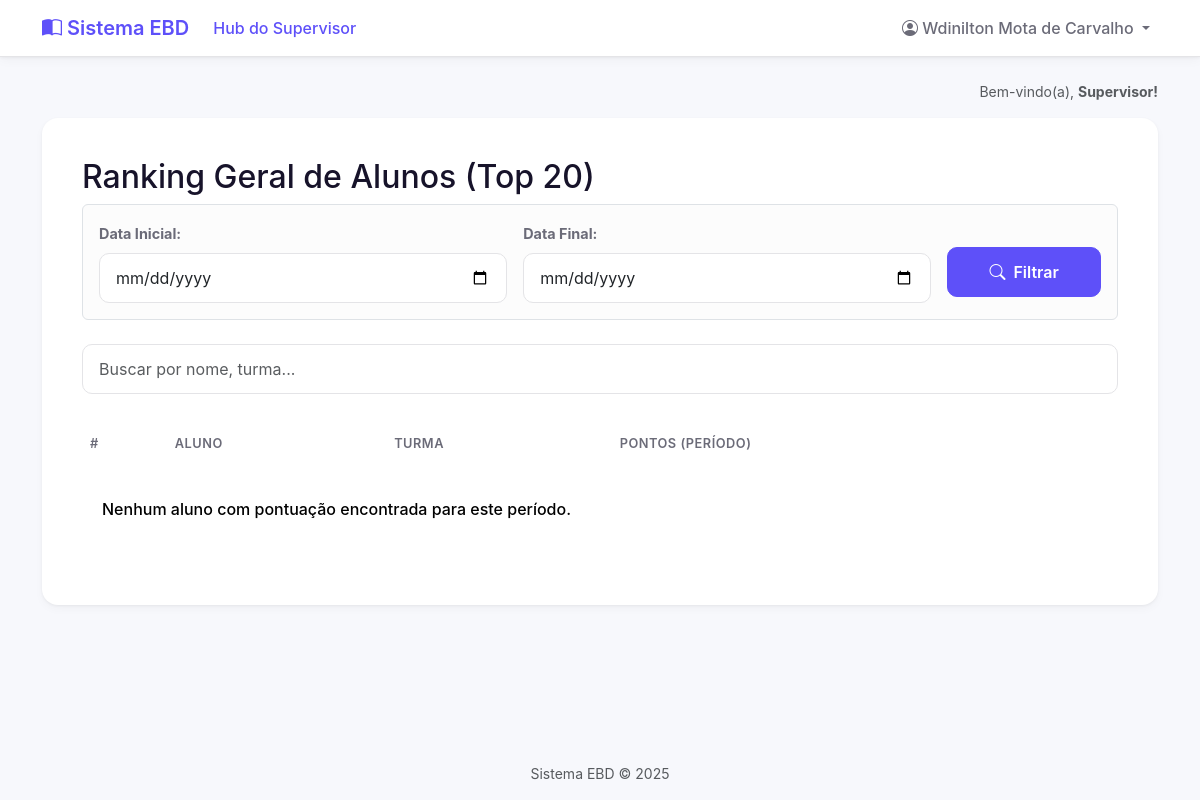
The app's page /relatorios/ranking-alunos/ (signed in), older data.
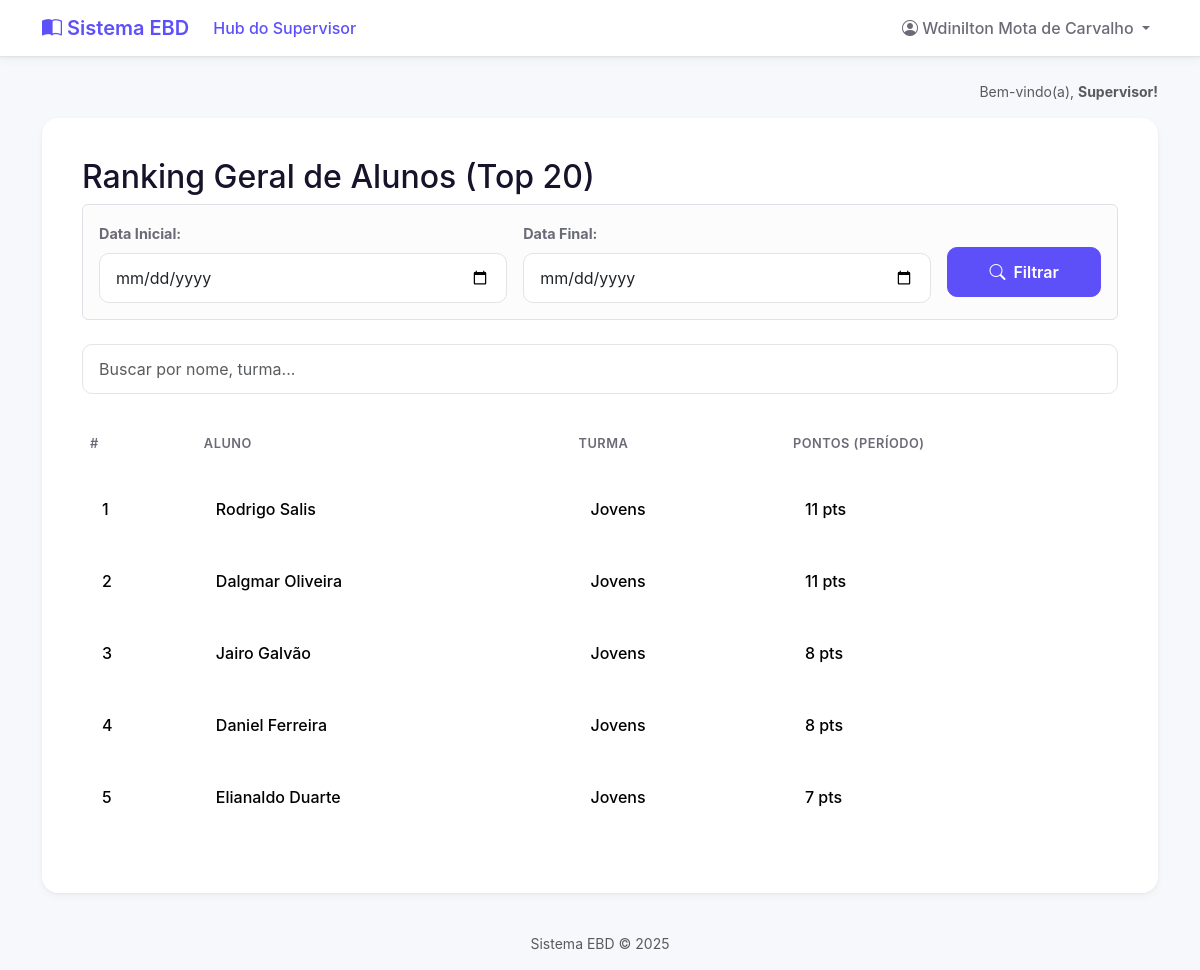
The same page, newer data.
### core/models.py (models this page shows, shortened)
class Aluno(models.Model):
    user = models.OneToOneField(
        User,
        on_delete=models.CASCADE,
        related_name='aluno', # Permite fazer request.user.aluno
        null=True,
        blank=True
    )
    nome_completo = models.CharField(max_length=255)
    turma = models.ForeignKey(
        Turma,
        on_delete=models.CASCADE,
        related_name='alunos'
    )
    pontos_totais = models.IntegerField(default=0)
    data_cadastro = models.DateTimeField(auto_now_add=True)

class Turma(models.Model):
    nome = models.CharField(max_length=100, unique=True)
    professores = models.ManyToManyField(
        User,
        blank=True, # Uma turma pode, temporariamente, não ter professores
        related_name='turmas_lecionadas',
        limit_choices_to={'groups__name': 'Professores'}
    )

### core/views.py (the view)
# urls.py: path('relatorios/ranking-alunos/', views.relatorio_ranking_alunos, name='relatorio_ranking_alunos'),
@login_required
def relatorio_ranking_alunos(request):
    permissores = permissoes_context(request)
    if not permissores['is_supervisor']:
        return HttpResponseForbidden("<h1>Acesso Negado</h1><p>Apenas supervisores podem ver este relatório.</p>")
    data_inicio = request.GET.get('data_inicio')
    data_fim = request.GET.get('data_fim')
    date_filter = Q()
    if data_inicio:
        date_filter &= Q(registros_de_chamada__chamada__data__gte=data_inicio)
    if data_fim:
        date_filter &= Q(registros_de_chamada__chamada__data__lte=data_fim)
    ranking_alunos_geral = Aluno.objects.annotate(
        pontos_no_periodo=Sum(
            'registros_de_chamada__pontos_ganhos',
            filter=date_filter
        )
    ).filter(
        pontos_no_periodo__gt=0
    ).order_by(
        '-pontos_no_periodo'
    )[:20] # Pega os 20 primeiros do período
    contexto = {
        'ranking_alunos_geral': ranking_alunos_geral,
        'data_inicio': data_inicio, # Passa as datas para o template
        'data_fim': data_fim,       # Passa as datas para o template
    }
    return render(request, 'relatorios_ranking_alunos.html', contexto)

### core/context_processors.py (called while the page is built)
def permissoes_context(request):
    is_professor = False
    is_aluno = False
    is_supervisor = False
    aluno = None
    if request.user.is_authenticated:
        is_supervisor = request.user.groups.filter(name='Supervisores').exists()
        is_professor = request.user.groups.filter(name='Professores').exists()
        try:
            aluno = request.user.aluno
            is_aluno = True
        except:
            is_aluno = False
    return {
        'is_supervisor': is_supervisor,
        'is_professor': is_professor,
        'is_aluno': is_aluno,
        'aluno_global': aluno,
    }

### templates/relatorios_ranking_alunos.html (shortened to what this page needs)
{% extends 'base.html' %}
{% block content %}
    <h2>Ranking Geral de Alunos (Top 20)</h2>
    {% include '_partials/date_filter_form.html' %}
    <input type="text" id="searchInput" onkeyup="filterTable('searchInput', 'searchableTable')"
           placeholder="Buscar por nome, turma..." class="form-control search-box mb-4">
    <div class="table-responsive">
        <table class="table table-hover align-middle" id="searchableTable">
            <thead>
                <tr>
                    <th class="posicao">#</th>
                    <th>Aluno</th>
                    <th>Turma</th>
                    <th class="pontos">Pontos (Período)</th>
                </tr>
            </thead>
            <tbody>
                {% for aluno in ranking_alunos_geral %}
                <tr>
                    <td class="posicao">{{ forloop.counter }}</td>
                    <td>{{ aluno.nome_completo }}</td>
                    <td>{% if aluno.turma %}{{ aluno.turma.nome }}{% else %}(Sem turma){% endif %}</td>
                    <td class="pontos">{{ aluno.pontos_no_periodo }} pts</td>
                </tr>
                {% empty %}
                <tr>
                    <td colspan="4">Nenhum aluno com pontuação encontrada para este período.</td>
                </tr>
                {% endfor %}
            </tbody>
        </table>
    </div>
{% endblock %}

### templates/base.html (shortened to what this page needs)
{% load static %}
<!DOCTYPE html>
<html lang="pt-br">
<head>
    <link href="https://cdn.jsdelivr.net/npm/bootstrap@5.3.3/dist/css/bootstrap.min.css" rel="stylesheet">
    <link rel="stylesheet" href="https://cdn.jsdelivr.net/npm/bootstrap-icons@1.11.3/font/bootstrap-icons.min.css">
    <link rel="stylesheet" href="{% static 'css/custom.css' %}">
</head>
<body class="d-flex flex-column min-vh-100">
    <nav class="navbar navbar-expand-lg navbar-light navbar-custom sticky-top">
        <div class="container">
            <a class="navbar-brand" href="#">
                <i class="bi bi-book-half"></i>
                Sistema EBD
            </a>
            <div class="collapse navbar-collapse" id="navbarNav">
                <ul class="navbar-nav me-auto mb-2 mb-lg-0">
                    {% if is_supervisor %}
                        <li class="nav-item">
                            <a class="nav-link active" href="{% url 'relatorios' %}">Hub do Supervisor</a>
                        </li>
                    {% endif %}
                </ul>
                <ul class="navbar-nav ms-auto">
                    {% if user.is_authenticated %}
                        <li class="nav-item dropdown">
                            <a class="nav-link dropdown-toggle" href="#" id="navbarDropdown" role="button" data-bs-toggle="dropdown" aria-expanded="false">
                                <i class="bi bi-person-circle"></i>
                                {{ user.first_name }} {{ user.last_name }}
                            </a>
                        </li>
                    {% endif %}
                </ul>
            </div>
        </div>
    </nav>
    <main class="container my-4">
        {% if user.is_authenticated %}
        <div class="text-end text-muted small mb-3">
            Bem-vindo(a),
            <span class="fw-bold">
                {% if is_supervisor %} Supervisor!
                {% elif is_professor %} Professor!
                {% elif is_aluno %} Aluno!
                {% else %} Usuário!
                {% endif %}
            </span>
        </div>
        {% endif %}
        <div class="main-content-card">
            {% block content %}
            {% endblock %}
        </div>
    </main>
    <footer class="mt-auto text-center text-muted small p-3">
        Sistema EBD &copy; {% now "Y" %}
    </footer>
</body>
</html>

### templates/_partials/date_filter_form.html
<form method="get" action="" class="mb-4 p-3 border rounded" style="background-color: #fcfcfc;">
    <div class="row g-3 align-items-center">
        <div class="col-md-5">
            <label for="id_data_inicio" class="form-label fw-bold">Data Inicial:</label>
            <input type="date" name="data_inicio" id="id_data_inicio"
                   value="{{ data_inicio|default:'' }}" class="form-control">
        </div>
        <div class="col-md-5">
            <label for="id_data_fim" class="form-label fw-bold">Data Final:</label>
            <input type="date" name="data_fim" id="id_data_fim"
                   value="{{ data_fim|default:'' }}" class="form-control">
        </div>
        <div class="col-md-2 d-grid" style="margin-top: 2.2rem;">
            <button type="submit" class="btn btn-primary">
                <i class="bi bi-search me-1"></i> Filtrar
            </button>
        </div>
    </div>
</form>

### static/css/custom.css (style rules this page uses)
:root { --cor-primaria: #5E50F9; --cor-primaria-clara: #f4f2ff; --cor-fundo: #f7f8fc; --cor-texto: #17132a; --cor-texto-suave: #6b6b78; --cor-borda: #e4e4e7; --raio-borda-lg: 16px; --raio-borda-md: 10px; --sombra-card: 0 4px 10px rgba(0, 0, 0, 0.03), 0 1px 3px rgba(0, 0, 0, 0.05); --sombra-card-hover: 0 8px 25px rgba(94, 80, 249, 0.1), 0 4px 12px rgba(0, 0, 0, 0.04); }
body { background-color: var(--cor-fundo); color: var(--cor-texto); font-family: -apple-system, BlinkMacSystemFont, "Segoe UI", Roboto, "Helvetica Neue", Arial, sans-serif; }
.navbar.navbar-custom { background-color: white; border-bottom: 1px solid var(--cor-borda); box-shadow: var(--sombra-card); }
.navbar .navbar-brand { font-weight: 600; color: var(--cor-primaria); }
.navbar .nav-link { font-weight: 500; color: var(--cor-texto-suave); }
.navbar .nav-link.active, .navbar .nav-link:hover { color: var(--cor-primaria); }
.main-content-card { background-color: #ffffff; border-radius: var(--raio-borda-lg); padding: 2.5rem; box-shadow: var(--sombra-card); }
.table { border-collapse: separate; border-spacing: 0 8px; margin-top: -8px; }
.table th { border: none; color: var(--cor-texto-suave); font-weight: 600; text-transform: uppercase; font-size: 0.8rem; letter-spacing: 0.5px; padding-top: 1rem; padding-bottom: 1rem; }
.table td { background-color: #ffffff; border: none; padding: 1.25rem; vertical-align: middle; font-weight: 500; }
.table tr td:first-child { border-top-left-radius: var(--raio-borda-md); border-bottom-left-radius: var(--raio-borda-md); }
.table tr td:last-child { border-top-right-radius: var(--raio-borda-md); border-bottom-right-radius: var(--raio-borda-md); }
.form-control.search-box { border-radius: var(--raio-borda-md); border: 1px solid var(--cor-borda); box-shadow: none; padding: 0.75rem 1rem; }
.btn-primary { background-color: var(--cor-primaria); border-color: var(--cor-primaria); border-radius: var(--raio-borda-md); font-weight: 600; padding: 0.75rem 1.5rem; }
.form-label { font-weight: 600; color: var(--cor-texto-suave); font-size: 0.9rem; }
.form-control { border-radius: var(--raio-borda-md); border: 1px solid var(--cor-borda); box-shadow: none; padding: 0.75rem 1rem; }

Row changes from the older to the newer data that the page shows:
added Aluno: nome_completo "Rodrigo Salis", turma.nome "Jovens", pontos_no_periodo "11"
added Aluno: nome_completo "Dalgmar Oliveira", turma.nome "Jovens", pontos_no_periodo "11"
added Aluno: nome_completo "Jairo Galvão", turma.nome "Jovens", pontos_no_periodo "8"
added Aluno: nome_completo "Daniel Ferreira", turma.nome "Jovens", pontos_no_periodo "8"
added Aluno: nome_completo "Elianaldo Duarte", turma.nome "Jovens", pontos_no_periodo "7"
Text that changed along with them:
text no longer shown: "Nenhum aluno com pontuação encontrada para este período."
